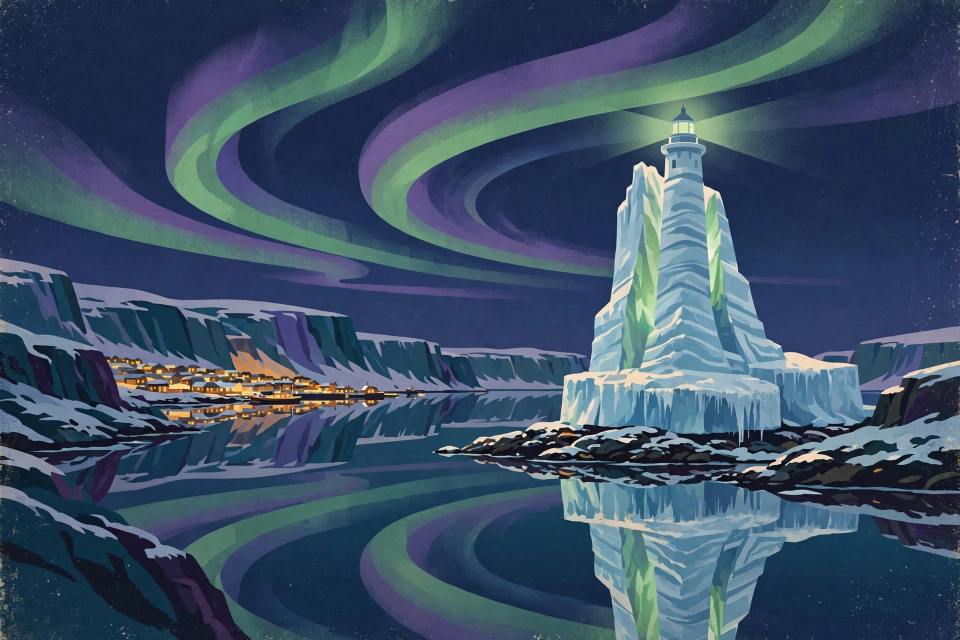
#> input picture media-generation-scene-0-3f08d671-7a4e-44d7-ad58-ce9c835b99bf.webp, 1920 x 1280 px (shown at 1/2 size)
$ python build_poster.py
#> lines starting #> are read from the running program, lines starting #| are printed output that depends on the picture
#!/usr/bin/env python3
"""Build-time poster compositor for AURVIK (not the graded entrypoint).

Composites the place name + mood line onto the generated scene and writes
a deterministic 1024x1024 entry.png. Run once at build time; main.py only
copies the finished entry.png in the grader sandbox.
"""
import hashlib
import os
import sys

from PIL import Image, ImageDraw, ImageFilter, ImageFont

HERE = os.path.dirname(os.path.abspath(__file__))
SCENE = os.path.join(HERE, "media-generation-scene-0-3f08d671-7a4e-44d7-ad58-ce9c835b99bf.webp")
OUT = os.path.join(HERE, "entry.png")

PLACE = "AURVIK"
MOOD = "where the night glows"

SERIF_BOLD = "/usr/share/fonts/truetype/dejavu/DejaVuSerif-Bold.ttf"
SERIF_ITALIC = "/usr/share/fonts/truetype/liberation/LiberationSerif-Italic.ttf"

SIZE = 1024


def tracked_text(draw, cx, y, text, font, fill, tracking=0):
    """Draw centred text with letter tracking; return its bounding box."""
    widths = [draw.textlength(ch, font=font) for ch in text]
    total = sum(widths) + tracking * (len(text) - 1)
    x = cx - total / 2
    top = None
    bottom = None
    for ch, w in zip(text, widths):
        draw.text((x, y), ch, font=font, fill=fill)
        bbox = draw.textbbox((x, y), ch, font=font)
        top = bbox[1] if top is None else min(top, bbox[1])
        bottom = bbox[3] if bottom is None else max(bottom, bbox[3])
        x += w + tracking
    return (cx - total / 2, top, cx + total / 2, bottom)


def main():
    scene = Image.open(SCENE).convert("RGB")
#> scene is the input picture: PIL image 1920x1280 RGB; mean R, G, B 60.6, 80.4, 102.6
    # Square crop keeping the ice lighthouse (right of centre) and the
    # warm village glow at the left edge: 1280-wide window from x=320.
    crop = scene.crop((320, 0, 1600, 1280))
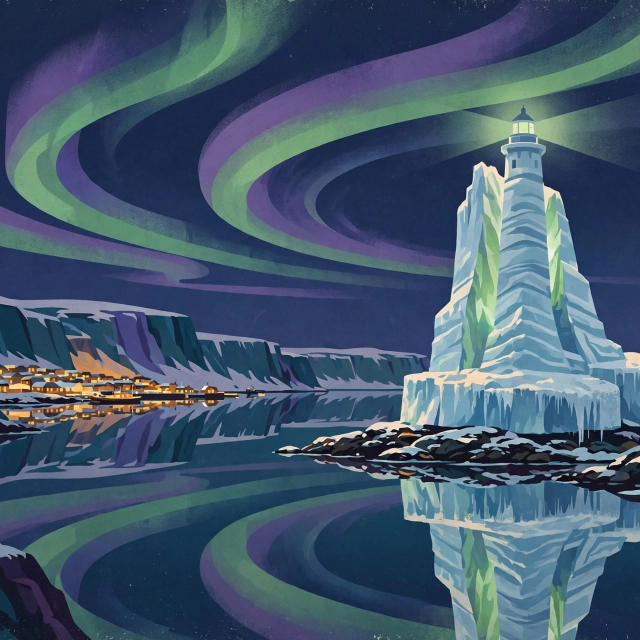
#> crop: PIL image 1280x1280 RGB (shown at 1/2 size); mean R, G, B 67.9, 89.2, 109.5
    poster = crop.resize((SIZE, SIZE), Image.LANCZOS)

    # Soft dark scrim behind the top type zone so the name stays legible
    # against the bright aurora ribbons.
    scrim = Image.new("L", (SIZE, SIZE), 0)
#> scrim: PIL image 1024x1024 L; every value is 0
    sd = ImageDraw.Draw(scrim)
    for y in range(0, 300):
        alpha = int(150 * max(0.0, 1.0 - y / 300.0) ** 1.6)
        sd.line([(0, y), (SIZE, y)], fill=alpha)
    # Soft scrim along the bottom so the mood line reads over the water.
    for y in range(SIZE - 130, SIZE):
        alpha = int(110 * (1.0 - (SIZE - y) / 130.0) ** 1.4)
        sd.line([(0, y), (SIZE, y)], fill=alpha)
    scrim = scrim.filter(ImageFilter.GaussianBlur(6))
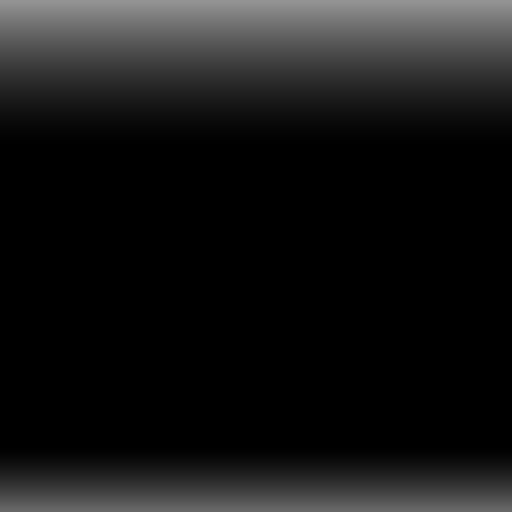
#> scrim: PIL image 1024x1024 L (shown at 1/2 size); min 0, max 147, mean 22.5
    dark = Image.new("RGB", (SIZE, SIZE), (6, 10, 30))
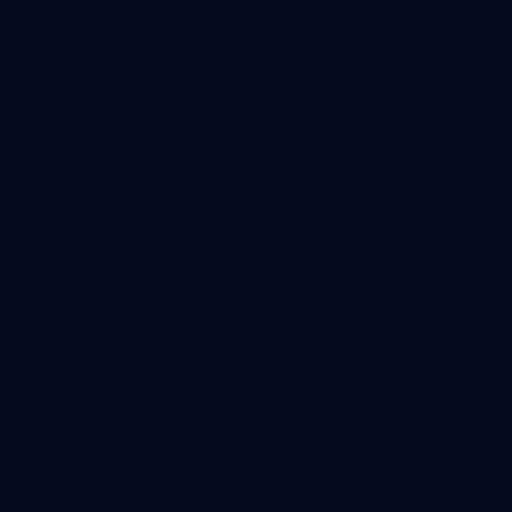
#> dark: PIL image 1024x1024 RGB (shown at 1/2 size); mean R, G, B 6, 10, 30
    poster = Image.composite(dark, poster, scrim)
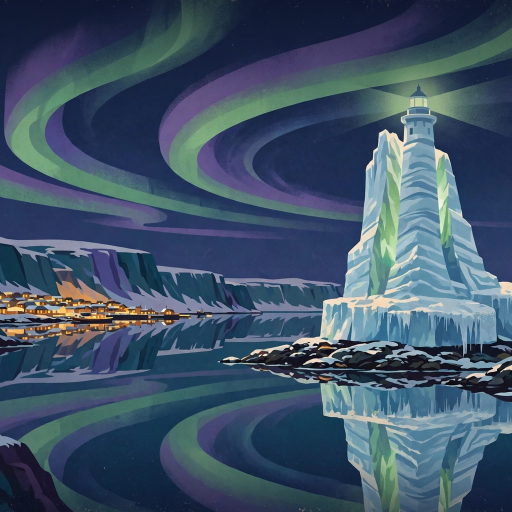
#> poster: PIL image 1024x1024 RGB (shown at 1/2 size); mean R, G, B 63.7, 83.7, 103.9

    draw = ImageDraw.Draw(poster)
    ink = (245, 241, 230)          # warm off-white
    shadow = (8, 12, 34)           # deep night blue
    accent = (168, 224, 178)       # pale aurora green

    # Place name: big serif, wide tracking, top centre.
    name_font = ImageFont.truetype(SERIF_BOLD, 140)
    # Soft shadow for lift off the sky.
    for dx, dy in ((0, 5), (3, 4), (-3, 4)):
        tracked_text(draw, SIZE // 2 + dx, 52 + dy, PLACE, name_font, shadow, tracking=26)
    name_box = tracked_text(draw, SIZE // 2, 52, PLACE, name_font, ink, tracking=26)
#> name_box = (125.6, 82, 898.4, 186)

    # Thin aurora-green rule under the name.
    rule_y = name_box[3] + 22
#> rule_y = 208
    draw.line([(SIZE // 2 - 130, rule_y), (SIZE // 2 + 130, rule_y)],
              fill=accent, width=3)

    # Mood line: small italic serif at the foot of the poster, over the
    # dark water — keeps it clear of the lighthouse and closes the eye
    # path name -> landmark -> horizon -> promise.
    mood_font = ImageFont.truetype(SERIF_ITALIC, 42)
    for dx, dy in ((0, 3), (2, 2), (-2, 2)):
        tracked_text(draw, SIZE // 2 + dx, SIZE - 88 + dy, MOOD, mood_font, shadow, tracking=7)
    tracked_text(draw, SIZE // 2, SIZE - 88, MOOD, mood_font, ink, tracking=7)

    # JPEG content in entry.png: the gate accepts a whole PNG or JPEG.
    # Quality 95 keeps the serif edges crisp; still far under the cap.
    poster.save(OUT, format="JPEG", quality=95, optimize=True, subsampling=1)
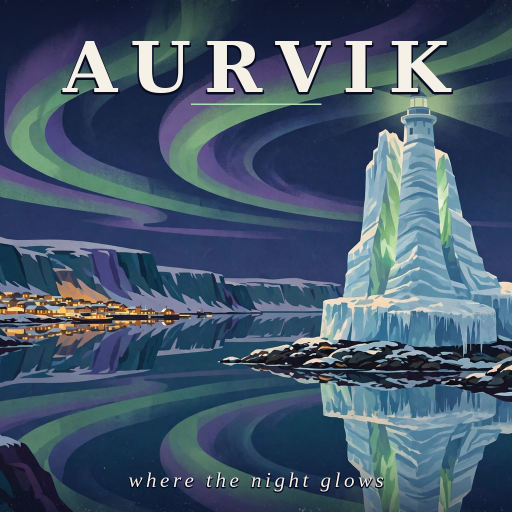
#> saved as entry.png: PIL image 1024x1024 RGB (shown at 1/2 size); mean R, G, B 68.5, 87.8, 107.3
    data = open(OUT, "rb").read()
    print(f"entry.png: {len(data)} bytes, sha256={hashlib.sha256(data).hexdigest()}")
    print(f"size limit 1048576: {'OK' if len(data) <= 1048576 else 'TOO BIG'}")


if __name__ == "__main__":
    sys.exit(main())
#> (the program exits here)
